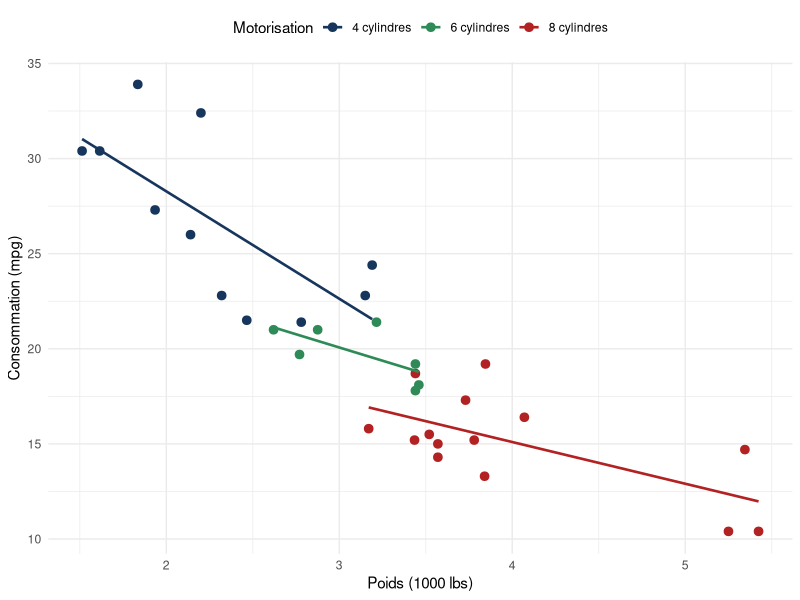

Generate this figure with R:
## ---- chunk 1
#| label: fig-reveal-mtcars
#| fig-cap: "Consommation (mpg) en fonction du poids (wt) et du nombre de cylindres"
#| echo: false
#| warning: false
#| message: false
#| fig-width: 6.5
#| fig-height: 3.6
if (requireNamespace("ggplot2", quietly = TRUE)) {
  library(ggplot2)
  mtcars$Cylindres <- factor(mtcars$cyl, labels = c('4 cylindres', '6 cylindres', '8 cylindres'))
  ggplot(mtcars, aes(x = wt, y = mpg, color = Cylindres)) +
    geom_point(size = 2.6) +
    geom_smooth(method = 'lm', se = FALSE, linewidth = 0.9) +
    scale_color_manual(values = c('#17365D', '#2E8B57', '#B22222')) +
    labs(x = 'Poids (1000 lbs)', y = 'Consommation (mpg)', color = 'Motorisation') +
    theme_minimal(base_size = 11) +
    theme(legend.position = 'top')
}
